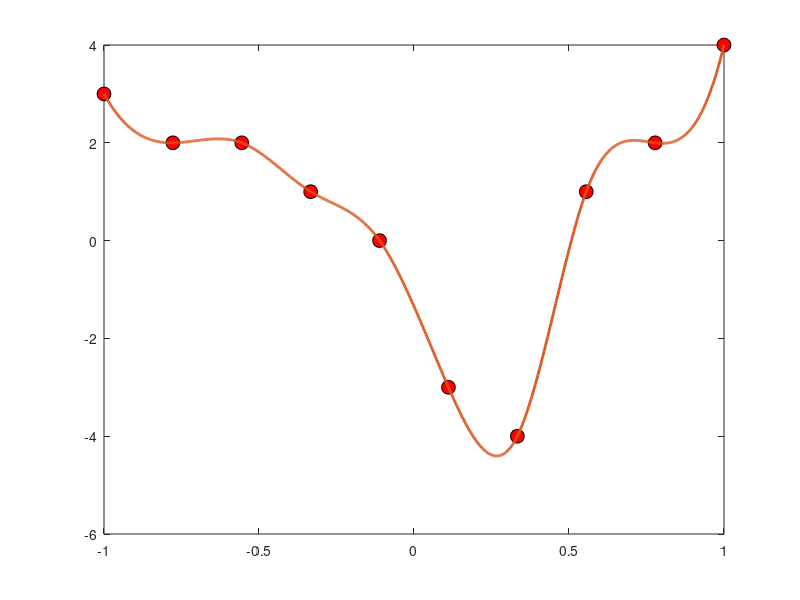

MATLAB code to generate this figure: (Note: this script raises an error after producing the figure.)
clear all
close all

N = 10;
xi = linspace(-1,1,N);
x = linspace(-1,1,1000);
dx = x(2) - x(1);

% Test Example
yi = [3 2 2 1 0 -3 -4 1 2 4];

% Interpolate
y = interp1(xi,yi,x,'spline');

% plot
plot(xi, yi, 'o','MarkerSize',10,'MarkerFaceColor','r','MarkerEdgeColor','k')
hold on
plot(x,y,'Linewidth',2,'Displayname','in-built cubic spline');

%---------------------------------------------------
% Find minimum using gradient descent

% Initial guess
xm = -0.5; 

step_size = .01;


for ii=1:100
    % Numerical estimation of gradient
    [dfdx,ym(ii),ym(ii)] = gradx(xm(ii), x, y);

    % Model update
    xm(ii+1) = xm(ii) - step_size*dfdx;
end

% plot steepest descent points
plot(xm(1:end-1),ym,'o-k','LineWidth',2,'Displayname','gradient descent')

%---------------------------------------------------
% Find minimum using Newton method
% Additional hessian estimation will be required

% Initial guess
xm = 0.4; 

% No step-size required

for ii=1:5
    % Numerical estimation of gradient
    [dfdx,xm(ii),ym2(ii)] = gradx(xm(ii), x, y);
    
    [d2fdx2] = hessx(xm(ii), x, y);
    
    % Model update
    dm = -(dfdx/d2fdx2);
    xm(ii+1) = xm(ii) + dm;
    
    % plot parabola
    % y(dx) = f(x0) + f'(x0)dx + f''(x0)/2 dx^2
    dxvec = linspace(-0.25, 0.25,100);
    yvec = ym2(ii) + dfdx*dxvec + (d2fdx2/2)*(dxvec.*dxvec);
    plot(xm(ii)+ dxvec,yvec,'b')
end

% plot steepest descent points
%plot(xm(1:end-1),ym2,'o-g','LineWidth',2,'Displayname','gradient descent')

%===================================================
% Local function for gradient estimation
function [dfdx,xm,ym] = gradx(xm, x, y)

[val,idx]=min(abs(x-xm));
ym = y(idx);
xm = x(idx);

dfdx = (y(idx+1)-y(idx-1))/(x(idx+1)-x(idx-1));
end

%===================================================
% Local function for hessian estimation
function [d2fdx2] = hessx(xm, x, y)

[val,idx]=min(abs(x-xm));

% Numerical second derivative
d2fdx2 = (y(idx+1) - 2*y(idx) + y(idx-1))/((x(idx+1)-x(idx))^2);
end